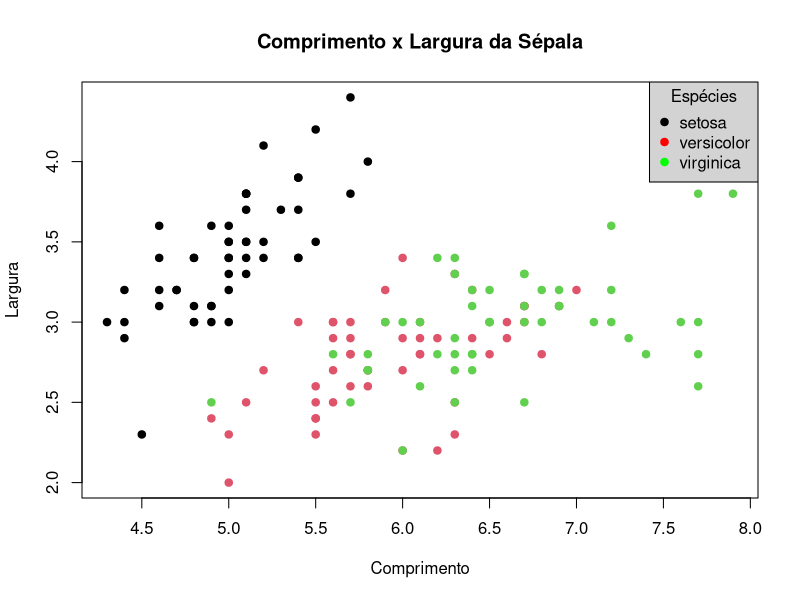
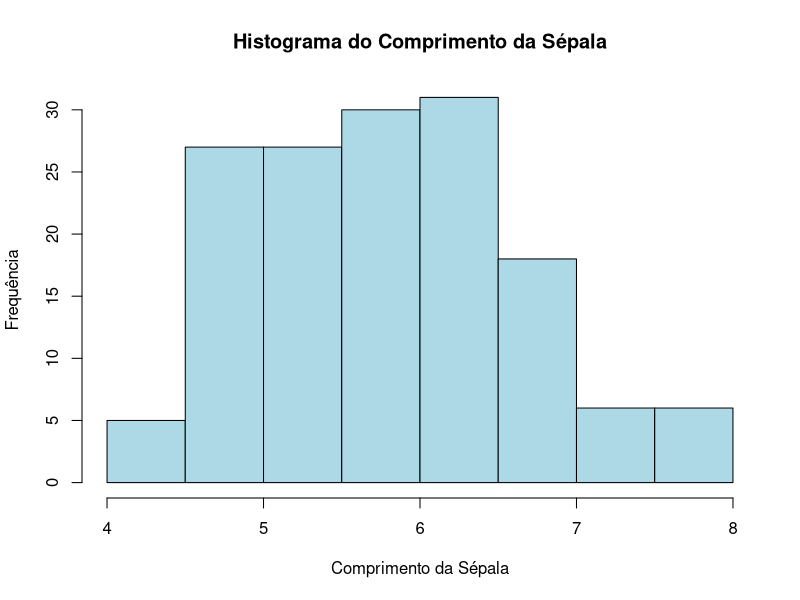
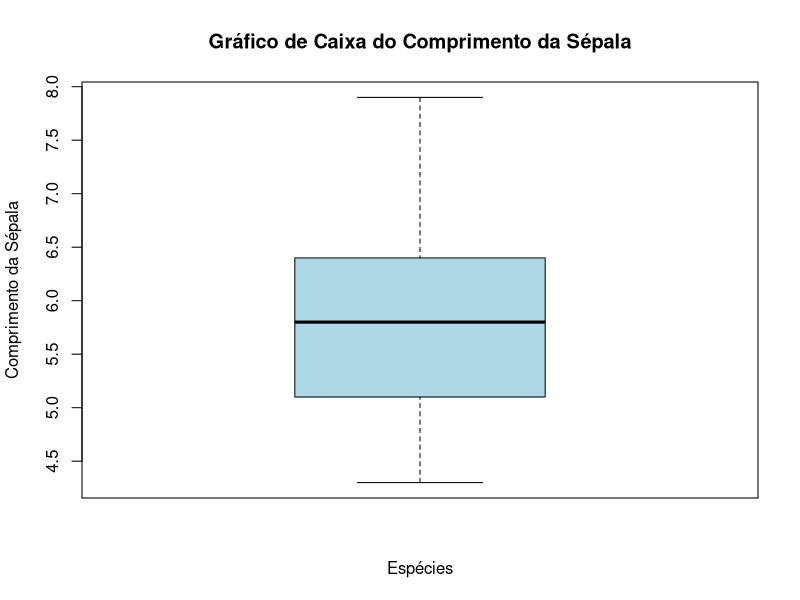
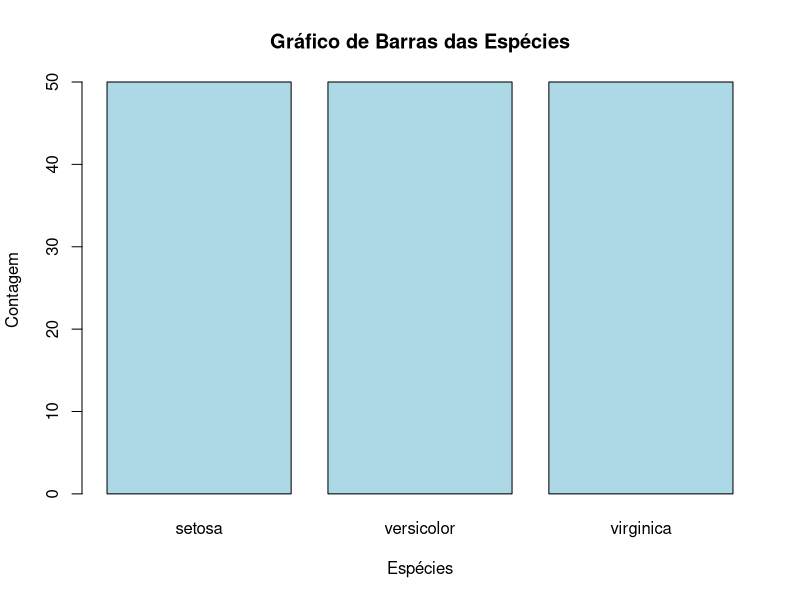
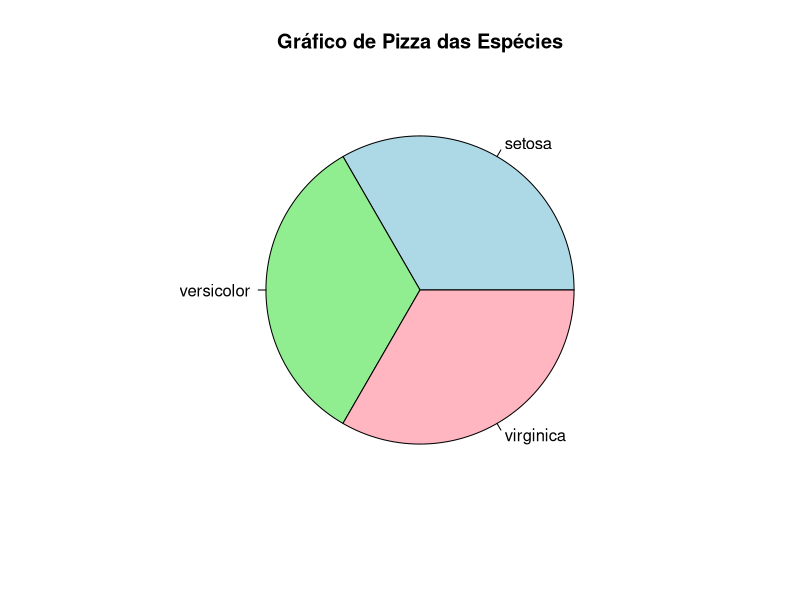

Generate these figures, in order, with R:
## ---- chunk 1
library(tidyverse)
## ---- chunk 2
#| echo: true

plot(iris$Sepal.Length, iris$Sepal.Width,
    col = iris$Species, pch = 19,
    xlab = "Comprimento", ylab = "Largura", main = "Comprimento x Largura da Sépala"
)

# Legenda
legend(
    "topright",
    legend = levels(iris$Species),
    col = c("black", "red", "green"),
    pch = 19,
    title = "Espécies",
    bg = "lightgray"
)
## ---- chunk 3
#| echo: true
hist(iris$Sepal.Length,
    xlab = "Comprimento da Sépala",
    ylab = "Frequência",
    main = "Histograma do Comprimento da Sépala",
    col = "lightblue",
    border = "black"
)
## ---- chunk 4
#| echo: true

boxplot(iris$Sepal.Length,
    xlab = "Espécies",
    ylab = "Comprimento da Sépala",
    main = "Gráfico de Caixa do Comprimento da Sépala",
    col = "lightblue",
    border = "black"
)
## ---- chunk 5
#| echo: true

barplot(table(iris$Species),
    xlab = "Espécies",
    ylab = "Contagem",
    main = "Gráfico de Barras das Espécies",
    col = "lightblue",
    border = "black"
)
## ---- chunk 6
#| echo: true
pie(table(iris$Species),
    main = "Gráfico de Pizza das Espécies",
    col = c("lightblue", "lightgreen", "lightpink"),
    border = "black"
)
